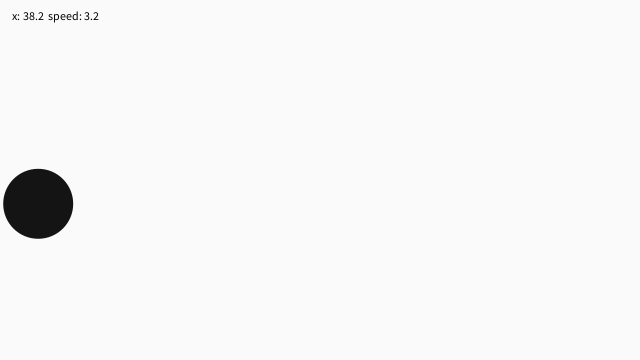
Frame 1 (no input)
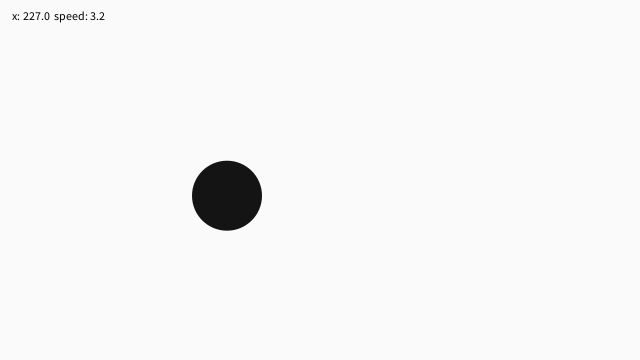
Frame 60 (the mouse pressed at the canvas centre just before this capture)
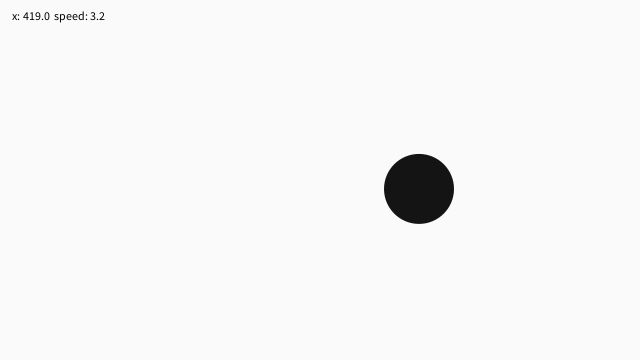
Frame 120 (the mouse held since frame 60 and released just before this capture)

The Processing sketch that drew these frames (run headless with seeded random() and noise(); from frame 60 on, the mouse is pressed at the canvas centre):

// Processing sketch: circle_animation
// ── circle_animation.pde
/*
  05_circle_animation.pde
  Topic: Drawing a simple circle with animation

  Goal:
  A circle moves left-to-right and bounces at the edges.
  This is the simplest "behavior loop":
  position += velocity; then handle boundaries.

  Try this:
  - Change speed
  - Change radius
  - Add a vertical wobble using sin(time)
*/

float x;
float speed = 3.2;
float radius = 35;

void setup() {
  size(640, 360);
  x = radius; // start inside the canvas
  noStroke();
}

void draw() {
  background(250);

  // Move
  x = x + speed;

  // Bounce at edges (simple physics idea)
  if (x > width - radius) {
    x = width - radius;
    speed = -speed;
  } else if (x < radius) {
    x = radius;
    speed = -speed;
  }

  // Optional: small vertical motion (rhythm)
  float t = millis() / 1000.0;
  float y = height * 0.5 + sin(TWO_PI * 0.6 * t) * 40;

  fill(20);
  ellipse(x, y, radius * 2, radius * 2);

  // Debug overlay
  fill(0);
  text("x: " + nf(x, 0, 1) + "  speed: " + nf(speed, 0, 1), 12, 20);
}
